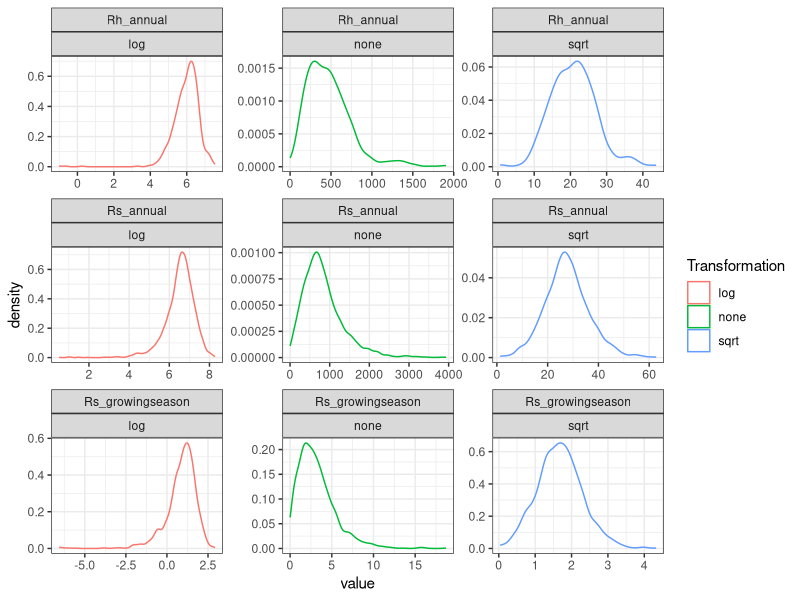

This chart was generated by the following R code: (Note: this script raises an error after producing the figure.)
## ---- chunk 1
#| include: false

library(dplyr)
library(tidyr)
library(ggplot2)
theme_set(theme_bw())
library(readr)
library(lubridate)

dat <- read_csv("srdb_joined_data.csv", show_col_types = FALSE)

message(nrow(dat), " rows of data")

dat %>% 
    filter(is.na(Rs_growingseason) | (Rs_growingseason > 0 & Rs_growingseason < 20)) %>% 
    filter(is.na(Rs_annual) | (Rs_annual > 0 & Rs_annual < 4000)) %>% 
    filter(is.na(Rh_annual) | (Rh_annual > 0 & Rh_annual < 2000)) %>% 
    replace_na(list(Ecosystem_type = "Unknown", Biome = "Unknown")) ->
    dat_filtered

message("After filtering, ", nrow(dat_filtered), " rows of data")

## ---- chunk 2
#| fig-width: 10
#| fig-height: 8

dat_filtered %>% 
    select(Rs_annual, Rh_annual, Rs_growingseason) %>% 
    pivot_longer(everything()) %>% 
    filter(!is.na(value), value > 0) %>% 
    rename(none = value) %>% 
    mutate(log = log(none), sqrt = sqrt(none)) %>% 
    
    pivot_longer(-name, names_to = "Transformation") %>% 
    ggplot(aes(value, color = Transformation)) + 
    geom_density() +
    facet_wrap(~ name + Transformation, scales = "free")

dat_filtered %>% 
    mutate(sqrt_Rs_annual = sqrt(Rs_annual),
           sqrt_Rh_annual = sqrt(Rh_annual),
           sqrt_Rs_growingseason = sqrt(Rs_growingseason)) ->
    dat_filtered

## ---- chunk 3
#| fig-width: 10
#| fig-height: 8

dat_filtered %>% 
    select(Biome, Ecosystem_type, sqrt_Rs_annual, sqrt_Rh_annual, sqrt_Rs_growingseason,
           Tair, Tsoil_lev1, VWC_lev1, Precip, LAI_high, 
           MODIS_NPP, MODIS_GPP) %>% 
    pivot_longer(Tair:MODIS_GPP, names_to = "covariate_name", values_to = "covariate_value") %>%
    pivot_longer(sqrt_Rs_annual:sqrt_Rs_growingseason) %>% 
    ggplot(aes(value, covariate_value, color = Biome)) + 
        facet_grid(covariate_name ~ name, scales = "free") +
        geom_point(na.rm = TRUE)

dat_filtered %>% 
    filter(!Biome == "Semi-arid", !Biome == "Unknown") %>% 
    select(Biome, Ecosystem_type, sqrt_Rs_annual, 
           Tair, Tsoil_lev1, VWC_lev1, Precip, LAI_high) %>% 
    pivot_longer(Tair:LAI_high, names_to = "covariate_name", values_to = "covariate_value") %>% 
    ggplot(aes(sqrt_Rs_annual, covariate_value, color = Biome)) + 
        facet_grid(covariate_name ~ Biome, scales = "free") +
        geom_point(na.rm = TRUE)
 
stn <- as.factor(dat_filtered$Soil_type_number)
nst <- length(unique(stn))
dat_filtered %>% 
    select(sqrt_Rs_growingseason, sqrt_Rs_annual, sqrt_Rh_annual) %>% 
    pairs(col = hcl.colors(nst, "Temps")[stn])

## ---- chunk 4

# Fit random forest model; i.v. in first column
library(ranger)
fit_and_test_rf <- function(x_train, x_val) {
    f <- as.formula(paste(colnames(x_train)[1], "~ ."))
    rf <- ranger::ranger(formula = f, data = x_train, importance = "impurity")
    
    preds <- predict(rf, data = x_val)$predictions
    obs <- pull(x_val[1])
    rss <- sum((preds - obs) ^ 2)
    tss <- sum((obs - mean(obs)) ^ 2)

    return(list(model = rf,
                training_r2 = rf$r.squared, 
                vars = importance(rf), 
                validation_r2 = 1 - rss / tss))
} # fit random forest model

dat_filtered %>% 
    select(Rs_annual, 
           Ecosystem_type, SPEI12, #MODIS_NPP, MODIS_GPP,
           Tair:LAI_high, Soil_type_name) %>% 
    filter(complete.cases(.)) -> test

message("The test complete-cases dataset has ", dim(test)[1], " rows and ", dim(test)[2], " columns")
set.seed(123)
groups <- sample.int(n = 10, size = nrow(test), replace = TRUE)
test_train <- test[groups != 1,]
test_val <- test[groups == 1,]
message("The test training dataset has ", dim(test_train)[1], " rows and ", dim(test_train)[2], " columns")
message("The test validation dataset has ", dim(test_val)[1], " rows and ", dim(test_val)[2], " columns")

test_out <- fit_and_test_rf(x_train = test_train, x_val = test_val)
print(test_out)
## ---- chunk 5
#| echo: false

sessionInfo()
